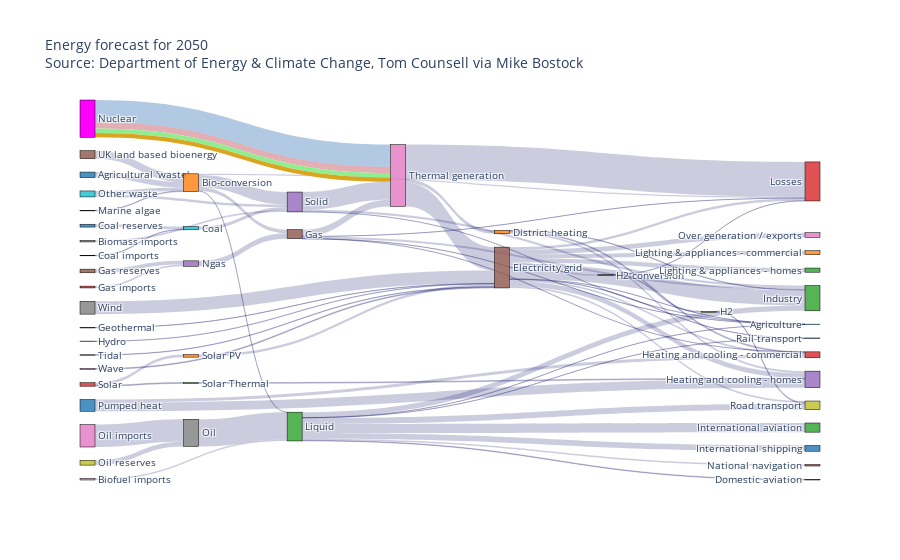

Notebook code for this chart:
### Code cell
fig = go.Figure(data=[go.Sankey(
    valueformat = ".0f",
    valuesuffix = "TWh",
    # Define nodes
    node = dict(
      pad = 15,
      thickness = 15,
      line = dict(color = "black", width = 0.5),
      label =  data['data'][0]['node']['label'],
      color =  data['data'][0]['node']['color']
    ),
    # Add links
    link = dict(
      source =  data['data'][0]['link']['source'],
      target =  data['data'][0]['link']['target'],
      value =  data['data'][0]['link']['value'],
      label =  data['data'][0]['link']['label'],
      color =  data['data'][0]['link']['color']
))])

fig.update_layout(title_text="Energy forecast for 2050<br>Source: Department of Energy & Climate Change, Tom Counsell via <a href='https://bost.ocks.org/mike/sankey/'>Mike Bostock</a>",
                  font_size=10)
fig.show()

### Figure 1 — Plotly figure (JSON) as saved in the notebook; plotly's stock layout.template omitted (floating-point values rounded to 4 significant figures)
{"data": [{"link": {"color": ["rgba(0,0,96,0.2)", "rgba(0,0,96,0.2)", "rgba(0,0,96,0.2)", "rgba(0,0,96,0.2)", "rgba(0,0,96,0.2)", "rgba(0,0,96,0.2)", "rgba(0,0,96,0.2)", "rgba(0,0,96,0.2)", "rgba(0,0,96,0.2)", "rgba(0,0,96,0.2)", "rgba(0,0,96,0.2)", "rgba(0,0,96,0.2)", "rgba(0,0,96,0.2)", "rgba(0,0,96,0.2)", "rgba(0,0,96,0.2)", "rgba(0,0,96,0.2)", "rgba(0,0,96,0.2)", "rgba(0,0,96,0.2)", "rgba(0,0,96,0.2)", "rgba(0,0,96,0.2)", "rgba(0,0,96,0.2)", "rgba(0,0,96,0.2)", "rgba(0,0,96,0.2)", "rgba(0,0,96,0.2)", "rgba(0,0,96,0.2)", "rgba(0,0,96,0.2)", "rgba(0,0,96,0.2)", "rgba(0,0,96,0.2)", "rgba(0,0,96,0.2)", "rgba(0,0,96,0.2)", "rgba(0,0,96,0.2)", "rgba(0,0,96,0.2)", "rgba(0,0,96,0.2)", "rgba(0,0,96,0.2)", "rgba(0,0,96,0.2)", "rgba(0,0,96,0.2)", "rgba(0,0,96,0.2)", "rgba(0,0,96,0.2)", "rgba(0,0,96,0.2)", "rgba(0,0,96,0.2)", "rgba(0,0,96,0.2)", "rgba(0,0,96,0.2)", "rgba(0,0,96,0.2)", "rgba(0,0,96,0.2)", "rgba(0,0,96,0.2)", "rgba(0,0,96,0.2)", "rgba(33,102,172,0.35)", "rgba(178,24,43,0.35)", "rgba(0,0,96,0.2)", "rgba(0,0,96,0.2)", "rgba(0,0,96,0.2)", "rgba(0,0,96,0.2)", "rgba(0,0,96,0.2)", "rgba(0,0,96,0.2)", "rgba(0,0,96,0.2)", "rgba(0,0,96,0.2)", "rgba(0,0,96,0.2)", "rgba(0,0,96,0.2)", "rgba(0,0,96,0.2)", "rgba(0,0,96,0.2)", "rgba(0,0,96,0.2)", "rgba(0,0,96,0.2)", "rgba(0,0,96,0.2)", "rgba(0,0,96,0.2)", "rgba(0,0,96,0.2)", "rgba(0,0,96,0.2)", "rgba(0,0,96,0.2)", "rgba(0,0,96,0.2)", "rgba(0,0,96,0.2)", "lightgreen", "goldenrod"], "label": ["stream 1", "", "", "", "stream 1", "", "", "", "", "", "", "", "", "", "", "", "", "", "", "", "", "", "", "", "", "", "", "", "", "", "stream 1", "", "", "", "", "", "", "", "", "", "", "", "", "", "", "", "Old generation plant (made-up)", "New generation plant (made-up)", "", "", "", "", "", "", "", "", "", "", "", "", "", "", "", "", "", "", "", "", "", "", ""], "source": [0, 1, 1, 1, 1, 6, 7, 8, 10, 9, 11, 11, 11, 15, 15, 15, 15, 15, 15, 15, 15, 15, 15, 15, 23, 25, 5, 5, 5, 5, 5, 27, 17, 17, 28, 29, 2, 2, 2, 2, 2, 2, 2, 2, 34, 24, 35, 35, 36, 38, 37, 39, 39, 40, 40, 41, 42, 43, 43, 4, 4, 4, 26, 26, 26, 44, 45, 46, 47, 35, 35], "target": [1, 2, 3, 4, 5, 2, 4, 9, 9, 4, 12, 13, 14, 16, 14, 17, 12, 18, 19, 13, 3, 20, 21, 22, 24, 24, 13, 3, 26, 19, 12, 15, 28, 3, 18, 15, 12, 30, 18, 31, 32, 19, 33, 20, 1, 5, 26, 26, 37, 37, 2, 4, 1, 14, 13, 15, 14, 42, 41, 19, 26, 12, 15, 3, 11, 15, 1, 15, 15, 26, 26], "value": [124.7, 0.597, 26.86, 280.3, 81.14, 35, 35, 11.61, 63.97, 75.57, 10.64, 22.5, 46.18, 104.5, 113.7, 27.14, 342.2, 37.8, 4.412, 40.86, 56.69, 7.863, 90.01, 93.49, 40.72, 82.23, 0.129, 1.401, 151.9, 2.096, 48.58, 7.013, 20.9, 6.242, 20.9, 6.995, 121.1, 128.7, 135.8, 14.46, 206.3, 3.64, 33.22, 4.413, 14.38, 123.0, 500, 140.0, 504.3, 107.7, 612.0, 56.59, 77.81, 193.0, 70.67, 59.9, 19.26, 19.26, 59.9, 0.882, 400.1, 46.48, 525.5, 787.1, 79.33, 9.452, 182.0, 19.01, 289.4, 100, 100]}, "node": {"color": ["rgba(31, 119, 180, 0.8)", "rgba(255, 127, 14, 0.8)", "rgba(44, 160, 44, 0.8)", "rgba(214, 39, 40, 0.8)", "rgba(148, 103, 189, 0.8)", "rgba(140, 86, 75, 0.8)", "rgba(227, 119, 194, 0.8)", "rgba(127, 127, 127, 0.8)", "rgba(188, 189, 34, 0.8)", "rgba(23, 190, 207, 0.8)", "rgba(31, 119, 180, 0.8)", "rgba(255, 127, 14, 0.8)", "rgba(44, 160, 44, 0.8)", "rgba(214, 39, 40, 0.8)", "rgba(148, 103, 189, 0.8)", "rgba(140, 86, 75, 0.8)", "rgba(227, 119, 194, 0.8)", "rgba(127, 127, 127, 0.8)", "rgba(188, 189, 34, 0.8)", "rgba(23, 190, 207, 0.8)", "rgba(31, 119, 180, 0.8)", "rgba(255, 127, 14, 0.8)", "rgba(44, 160, 44, 0.8)", "rgba(214, 39, 40, 0.8)", "rgba(148, 103, 189, 0.8)", "rgba(140, 86, 75, 0.8)", "rgba(227, 119, 194, 0.8)", "rgba(127, 127, 127, 0.8)", "rgba(188, 189, 34, 0.8)", "rgba(23, 190, 207, 0.8)", "rgba(31, 119, 180, 0.8)", "rgba(255, 127, 14, 0.8)", "rgba(44, 160, 44, 0.8)", "rgba(214, 39, 40, 0.8)", "rgba(148, 103, 189, 0.8)", "magenta", "rgba(227, 119, 194, 0.8)", "rgba(127, 127, 127, 0.8)", "rgba(188, 189, 34, 0.8)", "rgba(23, 190, 207, 0.8)", "rgba(31, 119, 180, 0.8)", "rgba(255, 127, 14, 0.8)", "rgba(44, 160, 44, 0.8)", "rgba(214, 39, 40, 0.8)", "rgba(148, 103, 189, 0.8)", "rgba(140, 86, 75, 0.8)", "rgba(227, 119, 194, 0.8)", "rgba(127, 127, 127, 0.8)"], "label": ["Agricultural 'waste'", "Bio-conversion", "Liquid", "Losses", "Solid", "Gas", "Biofuel imports", "Biomass imports", "Coal imports", "Coal", "Coal reserves", "District heating", "Industry", "Heating and cooling - commercial", "Heating and cooling - homes", "Electricity grid", "Over generation / exports", "H2 conversion", "Road transport", "Agriculture", "Rail transport", "Lighting & appliances - commercial", "Lighting & appliances - homes", "Gas imports", "Ngas", "Gas reserves", "Thermal generation", "Geothermal", "H2", "Hydro", "International shipping", "Domestic aviation", "International aviation", "National navigation", "Marine algae", "Nuclear", "Oil imports", "Oil", "Oil reserves", "Other waste", "Pumped heat", "Solar PV", "Solar Thermal", "Solar", "Tidal", "UK land based bioenergy", "Wave", "Wind"], "line": {"color": "black", "width": 0.5}, "pad": 15, "thickness": 15}, "type": "sankey", "valueformat": ".0f", "valuesuffix": "TWh"}], "layout": {"font": {"size": 10}, "title": {"text": "Energy forecast for 2050<br>Source: Department of Energy & Climate Change, Tom Counsell via <a href='https://bost.ocks.org/mike/sankey/'>Mike Bostock</a>"}}}
